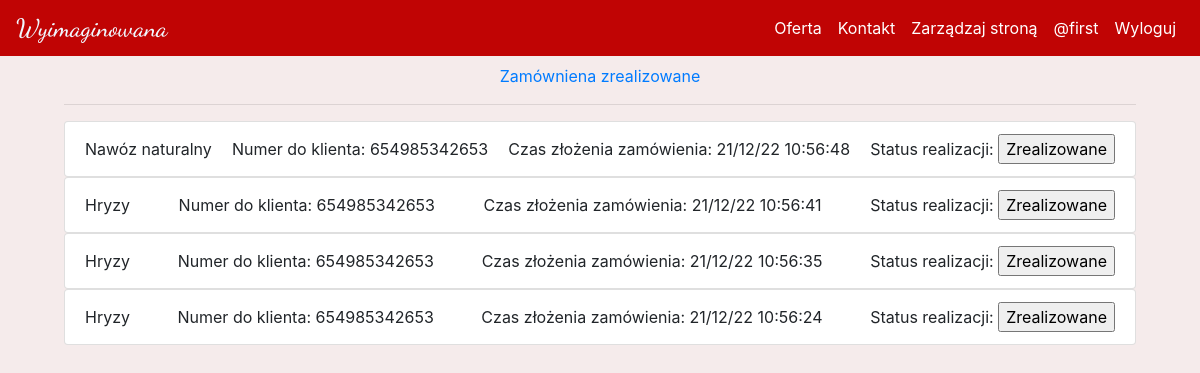
Screenshot of /zarządzaj/zamówienia (signed in) with the database file from the repository.
### kwiaciarnia/models.py (models this page shows, shortened)
class User(db.Model, UserMixin):
    id = db.Column(db.Integer(), primary_key=True)
    username = db.Column(db.String(length=64), nullable= False, unique=True)
    email = db.Column(db.String(), nullable= False, unique=True)
    password_hash = db.Column(db.String(length=16), nullable= False)
    is_admin = db.Column(db.Boolean(), default=False)
    @property
    def password(self):
        return self.password

class Orders(db.Model):
    id = db.Column(db.Integer(), primary_key=True)
    product = db.Column(db.Integer(), db.ForeignKey('products.id'))
    phone_number = db.Column(db.String())
    buyer = db.Column(db.Integer(), db.ForeignKey('user.id'))
    status = db.Column(db.Boolean, default=False)
    time = db.Column(db.String)
    @property
    def oreder_name(self):
        return Products.query.filter_by(id=self.product).first()

class Products(db.Model):
    id = db.Column(db.Integer(), primary_key=True)
    category = db.Column(db.Integer(), db.ForeignKey('product_category.id'))
    name = db.Column(db.String(), unique=True)
    description = db.Column(db.String())
    price = db.Column(db.Integer())

### kwiaciarnia/routes.py (the view)
@app.route('/zarządzaj/zamówienia', methods=["GET", "POST"])
def manage_orders():
    orders_list = Orders.query.filter_by(status=False).order_by(Orders.id.desc()).all()
    if request.method == "POST":
        order = request.form["done"]
        order_product = Orders.query.filter_by(product=order).first()
        order_product.status = True
        db.session.commit()
        return redirect(url_for('manage_orders'))
    return render_template('manage/manage_orders.html', orders_list=orders_list, products=products)

### kwiaciarnia/models.py (called while the page is built)
@login_manager.user_loader
def load_user(user_id):
    return User.query.get(int(user_id))

### kwiaciarnia/templates/manage/manage_orders.html (shortened to what this page needs)
{% extends 'base.html' %}
{% block content %}
<div>
    <a href="{{ url_for('manage_orders_done') }}">Zamówniena zrealizowane</a>
    <hr>
    {% for order in orders_list %}
        <ul class="list-group">
            <li class="list-group-item d-flex justify-content-between align-items-center">
                <div>
                    {{ order.oreder_name.name }}
                </div>
                <div>
                    <span>Numer do klienta: {{ order.phone_number }}</span>
                </div>
                <div>
                    <span>Czas złożenia zamówienia: {{ order.time }}</span>
                </div>
                <div>
                    <form method="POST">
                        <span>Status realizacji: </span><input type="submit" value="Zrealizowane">
                    </form>
                </div>
            </li>
        </ul>
    {% endfor %}
</div>
{% endblock %}

### kwiaciarnia/templates/includes/navbar.html (shortened to what this page needs)
<nav class="navbar navbar-expand-md nav_bar navbar-dark ">
    <a class="navbar-brand" href="{{ url_for('home') }}">{% include 'includes/logo.html' %}</a>
    <div class="collapse navbar-collapse" id="navbarNav">
      <ul class="navbar-nav ml-auto">
        <li class="nav-item active">
            <a class="nav-link" href="{{ url_for('products_categories') }}">Oferta</a>
        </li>
        <li class="nav-item active">
            <a class="nav-link" href="{{ url_for('contact') }}">Kontakt</a>
        </li>
        {% if current_user.is_admin %}
            <li class="nav-item active">
                <a class="nav-link" href="{{ url_for('manage') }}">Zarządzaj stroną</a>
            </li>
        {% endif %}
        {% if current_user.is_authenticated  %}
            <li class="nav-item active">
                <a class="nav-link" href="{{ url_for('user_page', name=current_user.username) }}">@{{current_user.username}}</a>
            </li>
            <li class="nav-item active">
                <a class="nav-link" href="{{ url_for('logout') }}">Wyloguj</a>
            </li>
        {% else %}
            <li class="nav-item active">
                <a class="nav-link" href="{{ url_for('login') }}">Zaloguj</a>
            </li>
        {% endif %}
      </ul>
    </div>
</nav>

### kwiaciarnia/static/styles/main.css (style rules this page uses)
.nav_bar { background-color: #C00404; color: black; position: fixed; top: 0; width: 100%; z-index: 1; }
body { background-color: #f5ebeb; }

### rows the page displays
User: username "first"
Orders: oreder_name.name "Nawóz naturalny", phone_number "654985342653", time "21/12/22 10:56:48"
Orders: oreder_name.name "Hryzy", phone_number "654985342653", time "21/12/22 10:56:41"
Orders: oreder_name.name "Hryzy", phone_number "654985342653", time "21/12/22 10:56:35"
Orders: oreder_name.name "Hryzy", phone_number "654985342653", time "21/12/22 10:56:24"
